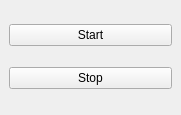
<?xml version="1.0" encoding="UTF-8"?>
<ui version="4.0">
 <class>CoincidenceStream</class>
 <widget class="QMainWindow" name="CoincidenceStream">
  <property name="geometry">
   <rect>
    <x>0</x>
    <y>0</y>
    <width>181</width>
    <height>115</height>
   </rect>
  </property>
  <property name="windowTitle">
   <string>CoincidenceStream</string>
  </property>
  <widget class="QWidget" name="centralwidget">
   <property name="enabled">
    <bool>true</bool>
   </property>
   <property name="layoutDirection">
    <enum>Qt::LeftToRight</enum>
   </property>
   <layout class="QVBoxLayout" name="verticalLayout">
    <item>
     <widget class="QPushButton" name="startButton">
      <property name="text">
       <string>Start</string>
      </property>
     </widget>
    </item>
    <item>
     <widget class="QPushButton" name="stopButton">
      <property name="text">
       <string>Stop</string>
      </property>
     </widget>
    </item>
   </layout>
  </widget>
 </widget>
 <resources/>
 <connections/>
</ui>
